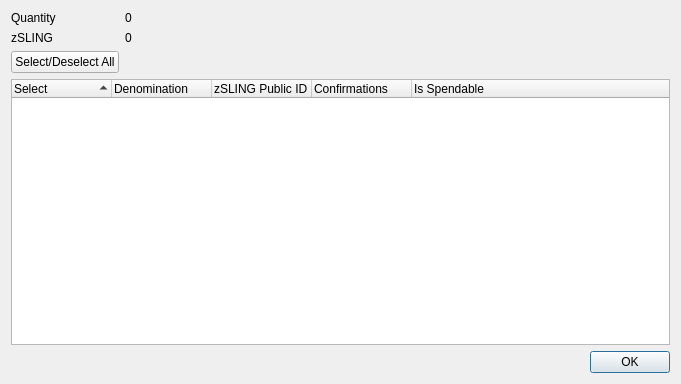
<?xml version="1.0" encoding="UTF-8"?>
<ui version="4.0">
 <class>ZSlingcoinControlDialog</class>
 <widget class="QDialog" name="ZSlingcoinControlDialog">
  <property name="geometry">
   <rect>
    <x>0</x>
    <y>0</y>
    <width>681</width>
    <height>384</height>
   </rect>
  </property>
  <property name="minimumSize">
   <size>
    <width>681</width>
    <height>384</height>
   </size>
  </property>
  <property name="windowTitle">
   <string>Select zSLING to Spend</string>
  </property>
  <layout class="QGridLayout" name="gridLayout">
   <item row="0" column="0">
    <layout class="QFormLayout" name="formLayout">
     <property name="sizeConstraint">
      <enum>QLayout::SetDefaultConstraint</enum>
     </property>
     <item row="0" column="0">
      <widget class="QLabel" name="labelQuantity">
       <property name="text">
        <string>Quantity</string>
       </property>
      </widget>
     </item>
     <item row="0" column="1">
      <widget class="QLabel" name="labelQuantity_int">
       <property name="text">
        <string>0</string>
       </property>
      </widget>
     </item>
     <item row="1" column="0">
      <widget class="QLabel" name="labelZSlingcoin">
       <property name="text">
        <string>zSLING</string>
       </property>
      </widget>
     </item>
     <item row="1" column="1">
      <widget class="QLabel" name="labelZSlingcoin_int">
       <property name="text">
        <string>0</string>
       </property>
      </widget>
     </item>
     <item row="2" column="0">
      <widget class="QPushButton" name="pushButtonAll">
       <property name="text">
        <string>Select/Deselect All</string>
       </property>
      </widget>
     </item>
    </layout>
   </item>
   <item row="1" column="0">
    <layout class="QVBoxLayout" name="verticalLayout">
     <item>
      <widget class="QTreeWidget" name="treeWidget">
       <property name="minimumSize">
        <size>
         <width>0</width>
         <height>250</height>
        </size>
       </property>
       <property name="alternatingRowColors">
        <bool>true</bool>
       </property>
       <property name="sortingEnabled">
        <bool>true</bool>
       </property>
       <property name="columnCount">
        <number>5</number>
       </property>
       <attribute name="headerDefaultSectionSize">
        <number>100</number>
       </attribute>
       <column>
        <property name="text">
         <string notr="true">Select</string>
        </property>
       </column>
       <column>
        <property name="text">
         <string notr="true">Denomination</string>
        </property>
       </column>
       <column>
        <property name="text">
         <string notr="true">zSLING Public ID</string>
        </property>
       </column>
       <column>
        <property name="text">
         <string notr="true">Confirmations</string>
        </property>
       </column>
       <column>
        <property name="text">
         <string>Is Spendable</string>
        </property>
       </column>
      </widget>
     </item>
     <item>
      <widget class="QDialogButtonBox" name="buttonBox">
       <property name="orientation">
        <enum>Qt::Horizontal</enum>
       </property>
       <property name="standardButtons">
        <set>QDialogButtonBox::Ok</set>
       </property>
      </widget>
     </item>
    </layout>
   </item>
  </layout>
 </widget>
 <resources/>
 <connections>
  <connection>
   <sender>buttonBox</sender>
   <signal>accepted()</signal>
   <receiver>ZSlingcoinControlDialog</receiver>
   <slot>accept()</slot>
   <hints>
    <hint type="sourcelabel">
     <x>248</x>
     <y>254</y>
    </hint>
    <hint type="destinationlabel">
     <x>157</x>
     <y>274</y>
    </hint>
   </hints>
  </connection>
  <connection>
   <sender>buttonBox</sender>
   <signal>rejected()</signal>
   <receiver>ZSlingcoinControlDialog</receiver>
   <slot>reject()</slot>
   <hints>
    <hint type="sourcelabel">
     <x>316</x>
     <y>260</y>
    </hint>
    <hint type="destinationlabel">
     <x>286</x>
     <y>274</y>
    </hint>
   </hints>
  </connection>
 </connections>
</ui>
